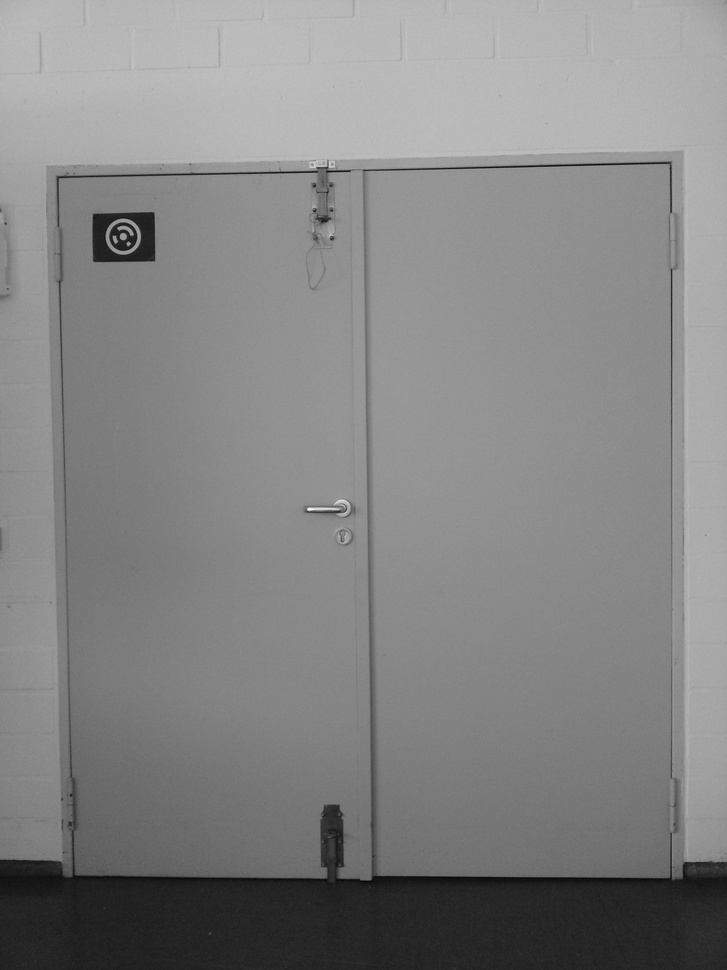
%> input picture 01 - R2441 - i.JPG, 727 x 970 px, shrunk from 2448 x 3264 before the run
$ octave MatLab_door_detection.m   (GNU Octave 9; MATLAB toolbox functions it lacks are replaced by stand-ins)
%> lines starting %> are read from the running program, lines starting %| are printed output that depends on the picture; in (x1, y1, x2, y2) boxes, pixels count from 0 and x2, y2 are one past the last pixel; in counts of white or black regions, pixels touching at a corner belong together; the program's own positions count from 1
%%%%%%%%%%%%%%%%%%%%%%%%%%%%%%%%%%%%%%%%%%%%%%%%%%%%%%%%%%%%%%%%%%%%%%%%%%%
%                                                                         %
%                        Matlab Door Detection                            %
%                                                                         %
%%%%%%%%%%%%%%%%%%%%%%%%%%%%%%%%%%%%%%%%%%%%%%%%%%%%%%%%%%%%%%%%%%%%%%%%%%%

clear
close all

%%%% Read in a test image with a door %%%%%

% First test image
image = imread('./01 - R2441 - i.JPG');
%> image is the input picture: size 970x727x3 uint8; min 4, max 255, mean 132.6

% Second test image
%image = imread('./01 - R2442 - i.JPG');

[M, N, C] = size(image);
figure('Name', '01 - R2441 - i.JPG'), imshow(image,'Border','tight');

%%%%%%%%%%%%%%%%%%%%%%%%%%%%%%%%%%%%%%%%%%%%%%%%%%%%%%%%%%%%%%%%%%%%%%%%%%%
% Task 1: Image Preprocessing - Contrast Adjustment, Noise Reduction      %
%%%%%%%%%%%%%%%%%%%%%%%%%%%%%%%%%%%%%%%%%%%%%%%%%%%%%%%%%%%%%%%%%%%%%%%%%%%

%%%% Conversion to Gray Value Image %%%%
imageGray = rgb2gray(image);
figure('Name','Gray image.');
imshow(imageGray,'Border','tight');

%%%% Adjust Contrast %%%%
imageContrastAdjusted = imadjust(imageGray);
figure('Name', 'Contrast-adjusted image.');
imshow(imageContrastAdjusted, 'Border', 'tight');

%%%% Noise reduction via binomial low-pass filtering %%%%
lowPassBionomialFilter = [1,4,6,4,1]*1/16;
% 1 2D filtering operation = 2 1D filtering operations = separability.
imageBinomialFiltered = imfilter(imfilter(imageContrastAdjusted, lowPassBionomialFilter,'replicate'), lowPassBionomialFilter','replicate');
figure('Name', 'Bionomial-filtered image.');
imshow(imageBinomialFiltered, 'Border','tight');

%%%%%%%%%%%%%%%%%%%%%%%%%%%%%%%%%%%%%%%%%%%%%%%%%%%%%%%%%%%%%%%%%%%%%%%%%%%
% Task 2: Feature Extraction - Contours                                   %
%%%%%%%%%%%%%%%%%%%%%%%%%%%%%%%%%%%%%%%%%%%%%%%%%%%%%%%%%%%%%%%%%%%%%%%%%%%

%%%% Optimized Sobel x and y %%%%
optimizedSobel = [-3,0,3; -10,0,10; -3,0,3]/32;

gradX = imfilter(double(imageBinomialFiltered), optimizedSobel, 'replicate');
gradY = imfilter(double(imageBinomialFiltered), optimizedSobel', 'replicate');

figure('Name', 'Gradient in x-direction.');
imagesc(gradX);
colormap hsv;
axis off;
colorbar;

figure('Name', 'Gradient in y-direction.');
imagesc(gradY);
colormap hsv;
axis off;
colorbar;

gradAbsX = sqrt(double(gradX.*gradX));
gradAbsY = sqrt(double(gradY.*gradY));

figure('Name', 'Gradient magnitude in x-direction, in log scale.');
imagesc(log(double(gradAbsX+1)));
colormap parula;
colorbar;
axis off;

figure('Name', 'Gradient magnitude in y-direction, in log scale.');
imagesc(log(double(gradAbsY+1)));
colormap parula;
colorbar;
axis off;

%%%% Edge Strength %%%%

% Negative x-Gradients (bright to dark)  %
positionMapNegGradX = (gradX < 0);
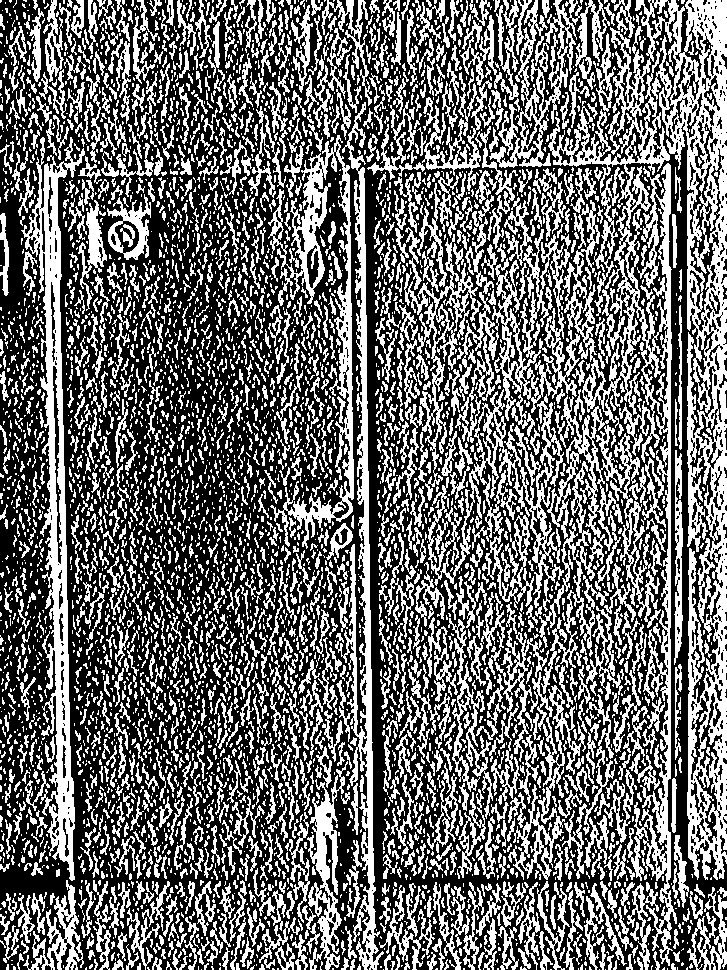
%> positionMapNegGradX: size 970x727 logical; 41.1% white; 5076 white regions (3349 under 20 px), largest, box (x1, y1, x2, y2) and area: (492, 0, 727, 966) 59603, (21, 137, 85, 881) 11716, (335, 102, 384, 970) 8541
negGradXdupe = gradX .* positionMapNegGradX;
negGradXdupe(~positionMapNegGradX) = nan;

% Define edge strength threshold %
negGradXmean = mean(negGradXdupe,"all",'omitnan');
%> negGradXmean = -1.07

% Segment strong negative x-Gradients %
thresholdNegGradX = (gradX < 2.5*negGradXmean);

figure('Name', 'Strong light-dark transitions (negative gradient) in x-direction, as binary image.');
imagesc(1-thresholdNegGradX);
colormap gray;
colorbar;
axis off;

% Noise reduction %
noiseReducedNegGradX = medfilt2(thresholdNegGradX);
figure('Name', 'Noise-reduced strong light-dark transitions (negative gradient) in x-direction.');
imagesc(1-noiseReducedNegGradX);
colormap gray;
colorbar;
axis off;

% Dilate for 1 pixel %
structuralElement1 = strel('square',4);
structuralElement2 = strel('square',4);

morphedNegGradX = imclose(imdilate(noiseReducedNegGradX, structuralElement1), structuralElement2);
figure('Name', 'Continuous transitions + small size transitions removed, for negative gradient in x-direction.');
imagesc(1-morphedNegGradX);
colormap gray;
colorbar;
axis off;

% Positive x-Gradients (dark to bright) %
positionMapPosGradX = (gradX > 0);
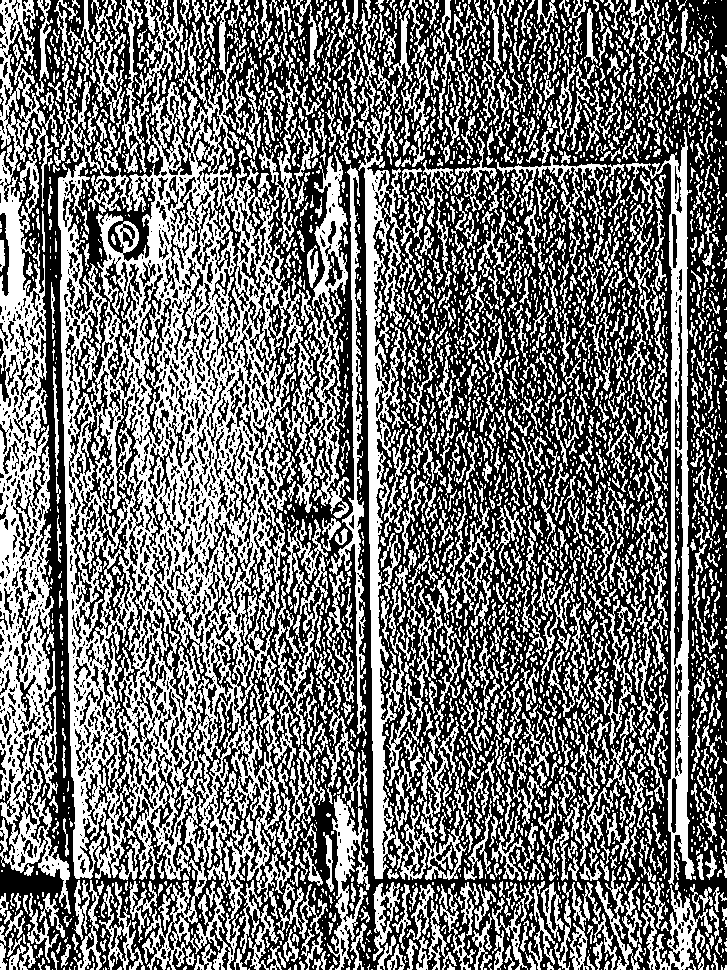
%> positionMapPosGradX: size 970x727 logical; 44.8% white; 4128 white regions (2619 under 20 px), largest, box (x1, y1, x2, y2) and area: (54, 0, 349, 970) 104138, (0, 0, 71, 914) 25284, (358, 105, 424, 879) 12615
posGradXdupe = gradX .* positionMapPosGradX;
posGradXdupe(~positionMapPosGradX) = nan;
posGradXmean = mean(posGradXdupe,"all",'omitnan');
%> posGradXmean = 1.08

% Segment strong positive x-Gradients %
thresholdPosGradX = (gradX > 2.5*posGradXmean);

figure('Name', 'Strong dark-light transitions (positive gradient) in x-direction, as binary image.');
imagesc(1-thresholdPosGradX);
colormap gray;
colorbar;
axis off;

% Noise reduction %
noiseReducedPosGradX = medfilt2(thresholdPosGradX);
figure('Name', 'Noise-reduced strong dark-light transitions (positive gradient) in x-direction.');
imagesc(1-noiseReducedPosGradX);
colormap gray;
colorbar;
axis off;

% Dilate for 1 pixel %
morphedPosGradX = imclose(imdilate(noiseReducedPosGradX, structuralElement1), structuralElement2);
figure('Name', 'Continuous transitions + small size transitions removed, for positive gradient in x-direction');
imagesc(1-morphedPosGradX);
colormap gray;
colorbar;
axis off;

% Negative y-Gradients (bright to dark)  %
positionMapNegGradY = (gradY < 0);
negGradYdupe = gradY .* positionMapNegGradY;
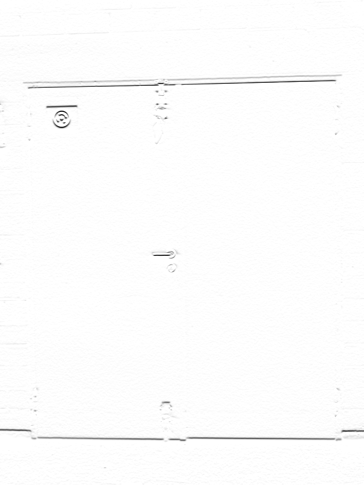
%> negGradYdupe: size 970x727 double (shown at 1/2 size); min -61.81, max 0, mean -0.565; drawn with min black and max white
negGradYdupe(~positionMapNegGradY) = nan;

% Define y-edge strength threshold %
negGradYmean = mean(negGradYdupe,"all",'omitnan');
%> negGradYmean = -1.16

% Segment strong negative y-Gradients %
thresholdNegGradY = (gradY < 3*negGradYmean);

figure('Name', 'Strong light-dark transitions (negative gradient) in y-direction, as binary image.');
imagesc(1-thresholdNegGradY);
colormap gray;
colorbar;
axis off;

% Noise reduction %
noiseReducedNegGradY = medfilt2(thresholdNegGradY);
figure('Name', 'Noise-reduced strong light-dark transitions (negative gradient) in y-direction.');
imagesc(1-noiseReducedNegGradY);
colormap gray;
colorbar;
axis off;

% Dilate for 1 pixel %
morphedNegGradY = imclose(imdilate(noiseReducedNegGradY, structuralElement1), structuralElement2);
figure('Name', 'Continuous transitions + small size transitions removed, for negative gradient in y-direction.');
imagesc(1-morphedNegGradY);
colormap gray;
colorbar;
axis off;

% Positive y-Gradients (dark to bright) %
positionMapPosGradY = (gradY > 0);
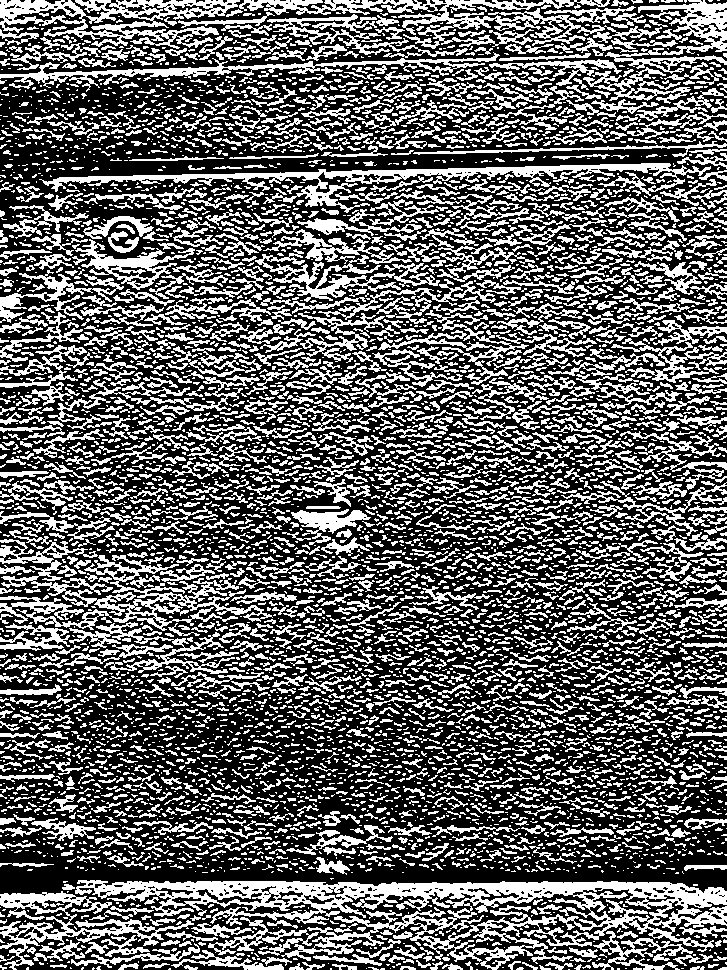
%> positionMapPosGradY: size 970x727 logical; 38.1% white; 6097 white regions (3902 under 20 px), largest, box (x1, y1, x2, y2) and area: (75, 880, 727, 970) 19352, (239, 0, 662, 49) 6258, (39, 163, 711, 213) 6248
posGradYdupe = gradY .* positionMapPosGradY;
posGradYdupe(~positionMapPosGradY) = nan;
posGradYmean = mean(posGradYdupe,"all",'omitnan');
%> posGradYmean = 0.857

% Segment strong positive y-Gradients %
thresholdPosGradY = (gradY > 2.6*posGradYmean);

figure('Name', 'Strong dark-light transitions (positive gradient) in y-direction, as binary image.');
imagesc(1-thresholdPosGradY);
colormap gray;
colorbar;
axis off;

% Noise reduction %
noiseReducedPosGradY = medfilt2(thresholdPosGradY);
figure('Name', 'Noise-reduced strong dark-light transitions (positive gradient) in y-direction.');
imagesc(1-noiseReducedPosGradY);
colormap gray;
colorbar;
axis off;

% Dilate for 1 pixel %
structuralElement3 = strel('square',1);
structuralElement4 = strel('square',1);

% Dilate for 1 pixel %
morphedPosGradY = imclose(imdilate(noiseReducedPosGradY, structuralElement3), structuralElement4);
figure('Name', 'Continuous transitions + small size transitions removed, for positive gradient in y-direction.');
imagesc(1-morphedPosGradY);
colormap gray;
colorbar;
axis off;

%%%%%%%%%%%%%%%%%%%%%%%%%%%%%%%%%%%%%%%%%%%%%%%%%%%%%%%%%%%%%%%%%%%%%%%%%%%
% Task 3: Segmentation of Door Gap Contour                                %
%%%%%%%%%%%%%%%%%%%%%%%%%%%%%%%%%%%%%%%%%%%%%%%%%%%%%%%%%%%%%%%%%%%%%%%%%%%

% Extract Vertical Edge candidates for %
negPosGradXcombined = (morphedPosGradX & morphedNegGradX);
negPosGradXcombined = medfilt2(negPosGradXcombined);

% Design a symmetric filter %
negPosGradXcombinedFiltered = imfilter(negPosGradXcombined, fspecial('average'));

% Combine knowledge on gray value range and bright-to-dark gradients
negPosGradXcombinedFiltered = medfilt2(negPosGradXcombinedFiltered);

% Fatten lines to improve detection
xFinal = imclose(imdilate(negPosGradXcombinedFiltered, structuralElement1), structuralElement2);

figure('Name', 'Negative and positive gradients-X combined and filtered.');
imagesc(1 - xFinal);
colormap gray;
colorbar;
axis off;

% Extract Horizontal Edge candidates
negPosGradYcombined = (morphedPosGradY | morphedNegGradY);
negPosGradYcombined = medfilt2(negPosGradYcombined);

% Combine knowledge on absolute gray value and bright-to-dark-gradient
negPosGradYcombinedFiltered = imfilter(negPosGradYcombined, fspecial('average')');
negPosGradYcombinedFiltered = medfilt2(negPosGradYcombinedFiltered);

% Fatten lines to improve detection
yFinal = imclose(imdilate(negPosGradYcombinedFiltered, structuralElement3), structuralElement4);

figure('Name', 'Negative and positive gradients-Y combined and filtered.');
imagesc(1 - yFinal);
colormap gray;
colorbar;
axis off;

%%%%%%%%%%%%%%%%%%%%%%%%%%%%%%%%%%%%%%%%%%%%%%%%%%%%%%%%%%%%%%%%%%%%%%%%%%%
% Task 4: Measuring Lines of the Door Gap                                 %
%%%%%%%%%%%%%%%%%%%%%%%%%%%%%%%%%%%%%%%%%%%%%%%%%%%%%%%%%%%%%%%%%%%%%%%%%%%

% Compute Hough space for vertical lines
[H1, T1, R1] = hough(xFinal);
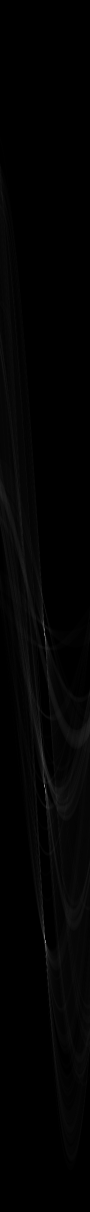
%> H1: size 2423x180 double (shown at 1/2 size); min 0, max 711, mean 8.8; drawn with min black and max white
%> T1 = 180 values from -90 to 89; R1 = 2423 values from -1211 to 1211

hPeaksX = houghpeaks(H1, 2);
%> hPeaksX = [1573 90; 1269 90]

figure('Name', "Hough space for vertical lines. ");
imagesc(H1, 'XData', T1, 'YData', R1);
%> (this line was passed over: imagesc is not available in this run)
colormap gray;
hold on;
plot(T1(hPeaksX(:,2)), R1(hPeaksX(:,1)), 's', 'color', 'white');

%%%% Find vertical Hough Lines %%%%
verticalHoughLines = houghlines(xFinal, T1, R1, hPeaksX, 'FillGap', 1000, 'MinLength', 5);
%> verticalHoughLines = 2 lines; point1 to point2 (x, y): (365, 170) to (377, 880), (61, 176) to (73, 880)
figure('Name', 'Vertical Hough lines.');
imshow(imageGray);
hold on;

for k = 1:length(verticalHoughLines)
    xy = [verticalHoughLines(k).point1; verticalHoughLines(k).point2];
    plot(xy(:,1), xy(:,2), 'LineWidth', 1, 'Color','green');
end
%> this loop made 2 passes
%> xy on passes 1 to 2: [365 170; 377 880], [61 176; 73 880]

% Transform two best candidates to Hessian Normal form
for k = 1:2
    hessianLinesX(:,k) = [cos(pi/180 * verticalHoughLines(k).theta); sin(pi/180 * verticalHoughLines(k).theta); -verticalHoughLines(k).rho];
end
%> after the loop, hessianLinesX = [1 1; -0.0175 -0.0175; -361 -57]

% Compute Hough space for horizontal lines
[H2, T2, R2] = hough(yFinal);
%> T2 = 180 values from -90 to 89; R2 = 2423 values from -1211 to 1211
hPeaksY = houghpeaks(H2, 2);
%> hPeaksY = [336 1; 1376 180]

figure('Name', "Hough space for horizontal lines. ");
imagesc(H2, 'XData', T2, 'YData', R2);
%> (this line was passed over: imagesc is not available in this run)
colormap gray;
hold on;
plot(T1(hPeaksY(:,2)), R1(hPeaksY(:,1)), 's', 'color', 'white');

%%%% Find horizontal Hough Lines %%%%
horizontalHoughLines = houghlines(yFinal, T2, R2, hPeaksY, 'FillGap', 1000, 'MinLength', 5);
%> horizontalHoughLines = 2 lines; point1 to point2 (x, y): (61, 877) to (727, 877), (662, 153) to (88, 164)
figure('Name', 'Horizontal Hough lines.');
imshow(imageGray);
hold on;

for k = 1:length(horizontalHoughLines)
    xy = [horizontalHoughLines(k).point1; horizontalHoughLines(k).point2];
    plot(xy(:,1), xy(:,2), 'LineWidth', 1, 'Color','green');
end
%> this loop made 2 passes
%> xy on passes 1 to 2: [61 877; 727 877], [662 153; 88 164]

% Transform two best candidates to Hessian Normal form
for k = 1:2
    hessianLinesY(:,k) = [cos(pi/180 * horizontalHoughLines(k).theta); sin(pi/180 * horizontalHoughLines(k).theta); -horizontalHoughLines(k).rho];
end
%> after the loop, hessianLinesY = [6.12e-17 0.0175; -1 1; 876 -164]

% Plot lines
figure('Name', 'Vertical and horizontal Hough lines of interest.'), imshow(image,'Border','tight'); hold on;

for k=1:2
    plot([round(-(hessianLinesX(2,k)+hessianLinesX(3,k))/hessianLinesX(1,k)); round(-(M*hessianLinesX(2,k)+hessianLinesX(3,k))/hessianLinesX(1,k));], [1,M], 'LineWidth',1,'Color','green');
end

% plot a line through 2 points, through the function
% x*cos(theta) + y*sin(theta) = rho.

for k=1:2
    plot([1,N], [round(-(hessianLinesY(1,k)+hessianLinesY(3,k))/hessianLinesY(2,k)); round(-(N*hessianLinesY(1,k)+hessianLinesY(3,k))/hessianLinesY(2,k));], 'LineWidth',1,'Color','green');
end

%%%%%%%%%%%%%%%%%%%%%%%%%%%%%%%%%%%%%%%%%%%%%%%%%%%%%%%%%%%%%%%%%%%%%%%%%%%
% Task 5: Measure and Classify Corner Points                              %
%%%%%%%%%%%%%%%%%%%%%%%%%%%%%%%%%%%%%%%%%%%%%%%%%%%%%%%%%%%%%%%%%%%%%%%%%%%

% Find left and right door gap lines %
figure('Name', 'Distinction between left and right Hough lines.'), imshow(image,'Border','tight'); hold on;

% Right
for k=1
    plot([round(-(hessianLinesX(2,k)+hessianLinesX(3,k))/hessianLinesX(1,k)); round(-(M*hessianLinesX(2,k)+hessianLinesX(3,k))/hessianLinesX(1,k));], [1,M], 'LineWidth',1,'Color','green');
end

% Left
for k=2
    plot([round(-(hessianLinesX(2,k)+hessianLinesX(3,k))/hessianLinesX(1,k)); round(-(M*hessianLinesX(2,k)+hessianLinesX(3,k))/hessianLinesX(1,k));], [1,M], 'LineWidth',1,'Color','red');
end

hold off;

% Find up and down door gap lines %
figure('Name', 'Distinction between top and bottom Hough lines.'), imshow(image,'Border','tight'); hold on;

% Bottom
for k=1
    plot([1,N], [round(-(hessianLinesY(1,k)+hessianLinesY(3,k))/hessianLinesY(2,k)); round(-(N*hessianLinesY(1,k)+hessianLinesY(3,k))/hessianLinesY(2,k));], 'LineWidth',1,'Color','green');
end

% Top
for k=2
    plot([1,N], [round(-(hessianLinesY(1,k)+hessianLinesY(3,k))/hessianLinesY(2,k)); round(-(N*hessianLinesY(1,k)+hessianLinesY(3,k))/hessianLinesY(2,k));], 'LineWidth',1,'Color','red');
end

hold off;

% Find corner points %
for k = 1:M
    leftLinePoints(1,k) = round(-(k*hessianLinesX(2,2)+hessianLinesX(3,2))/hessianLinesX(1,2));
    leftLinePoints(2,k) = k;

    rightLinePoints(1,k) = round(-(k*hessianLinesX(2,1)+hessianLinesX(3,1))/hessianLinesX(1,1));
    rightLinePoints(2,k) = k;
end
%> after the loop, leftLinePoints = 970 columns, first 8: [57 57 57 57 57 57 57 57; 1 2 3 4 5 6 7 8]; rightLinePoints = 970 columns, first 8: [361 361 361 361 361 361 361 361; 1 2 3 4 5 6 7 8]

for k = 1:N
    bottomLinePoints(2,k) = round(-(k*hessianLinesY(1,1)+hessianLinesY(3,1))/hessianLinesY(2,1));
    bottomLinePoints(1,k) = k;

    topLinePoints(2,k) = round(-(k*hessianLinesY(1,2)+hessianLinesY(3,2))/hessianLinesY(2,2));
    topLinePoints(1,k) = k;
end
%> after the loop, bottomLinePoints = 727 columns, first 8: [1 2 3 4 5 6 7 8; 876 876 876 876 876 876 876 876]; topLinePoints = 727 columns, first 8: [1 2 3 4 5 6 7 8; 164 164 164 164 164 164 164 164]

figure('Name', 'Line intersection points.'), imshow(image,'Border','tight'); hold on;
plot(bottomLinePoints(1,:), bottomLinePoints(2,:), 'LineWidth',1,'Color','green');
plot(topLinePoints(1,:), topLinePoints(2,:), 'LineWidth',1,'Color','green');
plot(rightLinePoints(1,:), rightLinePoints(2,:), 'LineWidth',1,'Color','green');
plot(leftLinePoints(1,:), leftLinePoints(2,:), 'LineWidth',1,'Color','green');

topLeftLinesIntersect = intersect(leftLinePoints', topLinePoints', "rows");
%> topLeftLinesIntersect = [60 163]
plot(topLeftLinesIntersect(1,1), topLeftLinesIntersect(1,2),'go', 'MarkerFaceColor','g');

topRightLinesIntersect = intersect(rightLinePoints', topLinePoints', "rows");
%> topRightLinesIntersect = [364 158]
plot(topRightLinesIntersect(1,1), topRightLinesIntersect(1,2),'bo', 'MarkerFaceColor','b');

bottomRightLinesIntersect = intersect(rightLinePoints', bottomLinePoints', "rows");
%> bottomRightLinesIntersect = [376 876]
plot(bottomRightLinesIntersect(1,1), bottomRightLinesIntersect(1,2),'ko', 'MarkerFaceColor','k');

bottomLeftLinesIntersect = intersect(bottomLinePoints', leftLinePoints', "rows");
%> bottomLeftLinesIntersect = [72 876]
plot(bottomLeftLinesIntersect(1,1), bottomLeftLinesIntersect(1,2),'ro', 'MarkerFaceColor','r');
